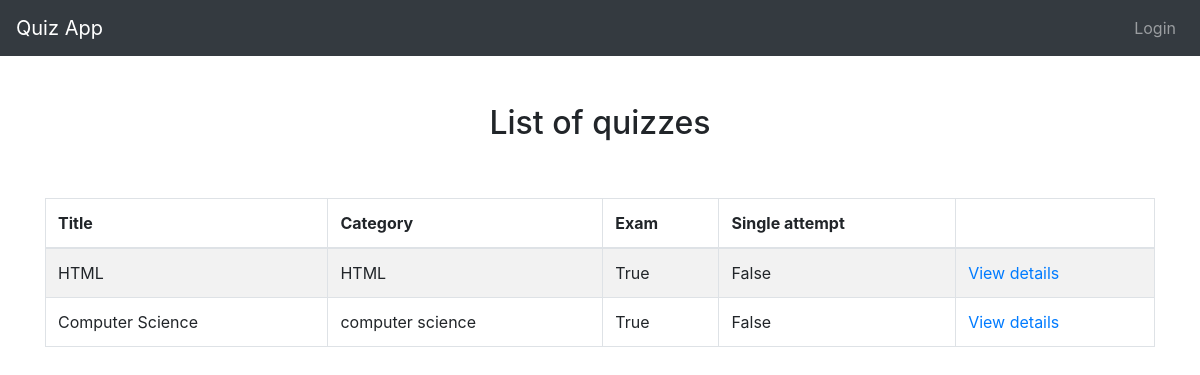
Screenshot of /quizzes/ with the database file from the repository.
### quiz/models.py (models this page shows, shortened)
class Quiz(models.Model):
    title = models.CharField(
        verbose_name=_("Title"),
        max_length=60, blank=False)
    description = models.TextField(
        verbose_name=_("Description"),
        blank=True, help_text=_("a description of the quiz"))
    url = models.SlugField(
        max_length=60, blank=False,
        help_text=_("a user friendly url"),
        verbose_name=_("user friendly url"))
    category = models.ForeignKey(
        Category, null=True, blank=True,
        verbose_name=_("Category"), on_delete=models.CASCADE)
    random_order = models.BooleanField(
        blank=False, default=False,
        verbose_name=_("Random Order"),
        help_text=_("Display the questions in "
                    "a random order or as they "
                    "are set?"))
    max_questions = models.PositiveIntegerField(
        blank=True, null=True, verbose_name=_("Max Questions"),
        help_text=_("Number of questions to be answered on each attempt."))
    answers_at_end = models.BooleanField(
        blank=False, default=False,
        help_text=_("Correct answer is NOT shown after question."
                    " Answers displayed at the end."),
        verbose_name=_("Answers at end"))
    exam_paper = models.BooleanField(
        blank=False, default=False,
        help_text=_("If yes, the result of each"
                    " attempt by a user will be"
                    " stored. Necessary for marking."),
        verbose_name=_("Exam Paper"))
    single_attempt = models.BooleanField(
        blank=False, default=False,
        help_text=_("If yes, only one attempt by"
                    " a user will be permitted."
                    " Non users cannot sit this exam."),
        verbose_name=_("Single Attempt"))
    pass_mark = models.SmallIntegerField(
        blank=True, default=0,
        verbose_name=_("Pass Mark"),
        help_text=_("Percentage required to pass exam."),
        validators=[MaxValueValidator(100)])
    success_text = models.TextField(
        blank=True, help_text=_("Displayed if user passes."),
        verbose_name=_("Success Text"))
    fail_text = models.TextField(
        verbose_name=_("Fail Text"),
        blank=True, help_text=_("Displayed if user fails."))
    draft = models.BooleanField(
        blank=True, default=False,
        verbose_name=_("Draft"),
        help_text=_("If yes, the quiz is not displayed"
                    " in the quiz list and can only be"
                    " taken by users who can edit"
                    " quizzes."))
    class Meta:
        verbose_name = _("Quiz")
        verbose_name_plural = _("Quizzes")

class Category(models.Model):
    category = models.CharField(
        verbose_name=_("Category"),
        max_length=250, blank=True,
        unique=True, null=True)
    objects = CategoryManager()
    class Meta:
        verbose_name = _("Category")
        verbose_name_plural = _("Categories")
    def __str__(self):
        return self.category

### quiz/views.py (the view)
class QuizListView(ListView):
    model = Quiz
    def get_queryset(self):
        queryset = super(QuizListView, self).get_queryset()
        return queryset.filter(draft=False)

### quiz/templates/quiz/quiz_list.html (shortened to what this page needs)
{% extends 'base.html' %}
{% load i18n %}
{% load quiz_tags %}
{% block content %}
<br><br>
<center><h2>{% trans "List of quizzes" %}</h2></center><br><br>
    {% if quiz_list %}
		<table class="table table-bordered table-striped">
		  <thead>
			<tr>
			  <th>{% trans "Title" %}</th>
			  <th>{% trans "Category" %}</th>
			  <th>{% trans "Exam" %}</th>
			  <th>{% trans "Single attempt" %}</th>
			  <th></th>
			</tr>
		  </thead>
		  <tbody>
        {% for quiz in quiz_list %}
  			<tr>
			  <td>{{ quiz.title }}</td>
			  <td>{{ quiz.category }}</td>
			  <td>{{ quiz.exam_paper }}</td>
			  <td>{{ quiz.single_attempt }}</td>
			  <td>
				<a href="{% url 'quiz_start_page' slug=quiz.url %}">
				  {% trans "View details" %}
				</a>
			</tr>
        {% endfor %}
		  </tbody>
		</table>
	{% else %}
        <p>{% trans "There are no available quizzes" %}.</p>
    {% endif %}
{% endblock %}

### rows the page displays
Quiz: title "HTML", category "HTML", exam_paper "True", single_attempt "False"
Quiz: title "Computer Science", category "computer science", exam_paper "True", single_attempt "False"
